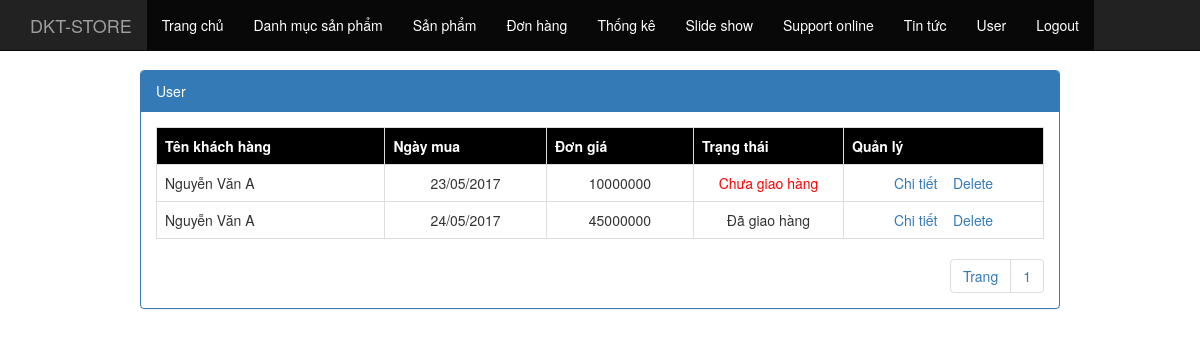
Page /admin.php?controller=order (signed in) on the committed database.
### tables this page shows
CREATE TABLE `tbl_order` (
  `order_id` int(11) NOT NULL,
  `customer_id` int(11) NOT NULL,
  `ngaymua` date NOT NULL,
  `gia` float NOT NULL,
  `trangthai` int(11) NOT NULL
);

CREATE TABLE `tbl_customer` (
  `customer_id` int(11) NOT NULL,
  `hovaten` varchar(500) NOT NULL,
  `diachi` varchar(2000) NOT NULL,
  `dienthoai` varchar(200) NOT NULL,
  `ghichu` text NOT NULL,
  `email` varchar(500) NOT NULL,
  `password` varchar(500) NOT NULL
);

### controller/backend/controller_order.php (called while the page is built, shortened)
<?php
	class controller_order extends controller{
		public function __construct(){
			$total = $this->model->num_rows("select * from tbl_order inner join tbl_customer on tbl_order.customer_id = tbl_customer.customer_id");
			$record_per_page = 10;
			$num_page = ceil($total/$record_per_page);
			$page = isset($_GET["p"])&&is_numeric($_GET["p"])&&$_GET["p"]>0 ? ($_GET["p"]-1):0;
			$from = $page * $record_per_page;
			$arr = $this->model->fetch("select * from tbl_order inner join tbl_customer on tbl_order.customer_id = tbl_customer.customer_id order by trangthai,order_id desc limit $from,$record_per_page");
			include "view/backend/view_order.php";
		}
	}
	new controller_order();
 ?>

### application/controller.php (called while the page is built, shortened)
<?php
	class controller{
		public function __construct(){
			$this->model = new model();
		}
	}
 ?>

### application/model.php (called while the page is built, shortened)
<?php
	class model{
		public function fetch($sql){
			global $link;
			$result = mysqli_query($link,$sql);
			$arr = array();
			while($rows = mysqli_fetch_array($result))
				$arr[] = $rows;
			return $arr;
		}
		public function num_rows($sql){
			global $link;
			$result = mysqli_query($link,$sql);
			return mysqli_num_rows($result);
		}
	}
 ?>

### view/backend/view_order.php (the view, shortened to what this page needs)
<div class="col-md-10 col-xs-offset-1">
	<div class="panel panel-primary">
		<div class="panel-heading">User</div>
		<div class="panel-body">
			<table class="table table-bordered table-hover">
				<tr style="background-color: black; color:white">
					<th>Tên khách hàng</th>
					<th>Ngày mua</th>
					<th>Đơn giá</th>
					<th style="width: 150px;">Trạng thái</th>
					<th style="width: 200px">Quản lý</th>
				</tr>
				<?php
					foreach($arr as $rows)
					{
				 ?>
				<tr>
					<td><?php echo $rows["hovaten"]; ?></td>
					<td style="text-align: center;">
					<?php
						$date = date_create($rows["ngaymua"]);
						echo date_format($date,"d/m/Y");
					?></td>
					<td style="text-align: center;"><?php echo $rows["gia"]; ?></td>
					<td style="text-align: center;">
						<?php echo $rows["trangthai"]==1?"Đã giao hàng":"<span style='color:red;'>Chưa giao hàng</span>" ?>
					</td>
					<td style="text-align: center;">
					<a href="admin.php?controller=order_detail&order_id=<?php echo $rows["order_id"]; ?>">Chi tiết</a>
						<a onclick="return window.confirm('Are you sure?');" href="admin.php?controller=order&act=delete&id=<?php echo $rows["order_id"]; ?>">Delete</a>
					</td>
				</tr>
				<?php } ?>
			</table>
			<ul class="pagination pull-right">
				<li><a href="#">Trang</a></li>
				<?php
					for($i = 1; $i<=$num_page; $i++)
					{
				 ?>
				<li <?php echo isset($_GET["p"])&&$_GET["p"]==$i ? "class='active'":""; ?> ><a href="admin.php?controller=order&p=<?php echo $i; ?>"><?php echo $i; ?></a></li>
				<?php } ?>
			</ul>
		</div>
	</div>
</div>

### view/backend/view_order.php (style rules this page uses)
.pagination { padding: 0px; margin:0px; }

### rows in the picture
tbl_order: customer.hovaten "Nguyễn Văn A", ngaymua "23/05/2017", gia "10000000", trangthai "Chưa giao hàng"
tbl_order: customer.hovaten "Nguyễn Văn A", ngaymua "24/05/2017", gia "45000000", trangthai "Đã giao hàng"
